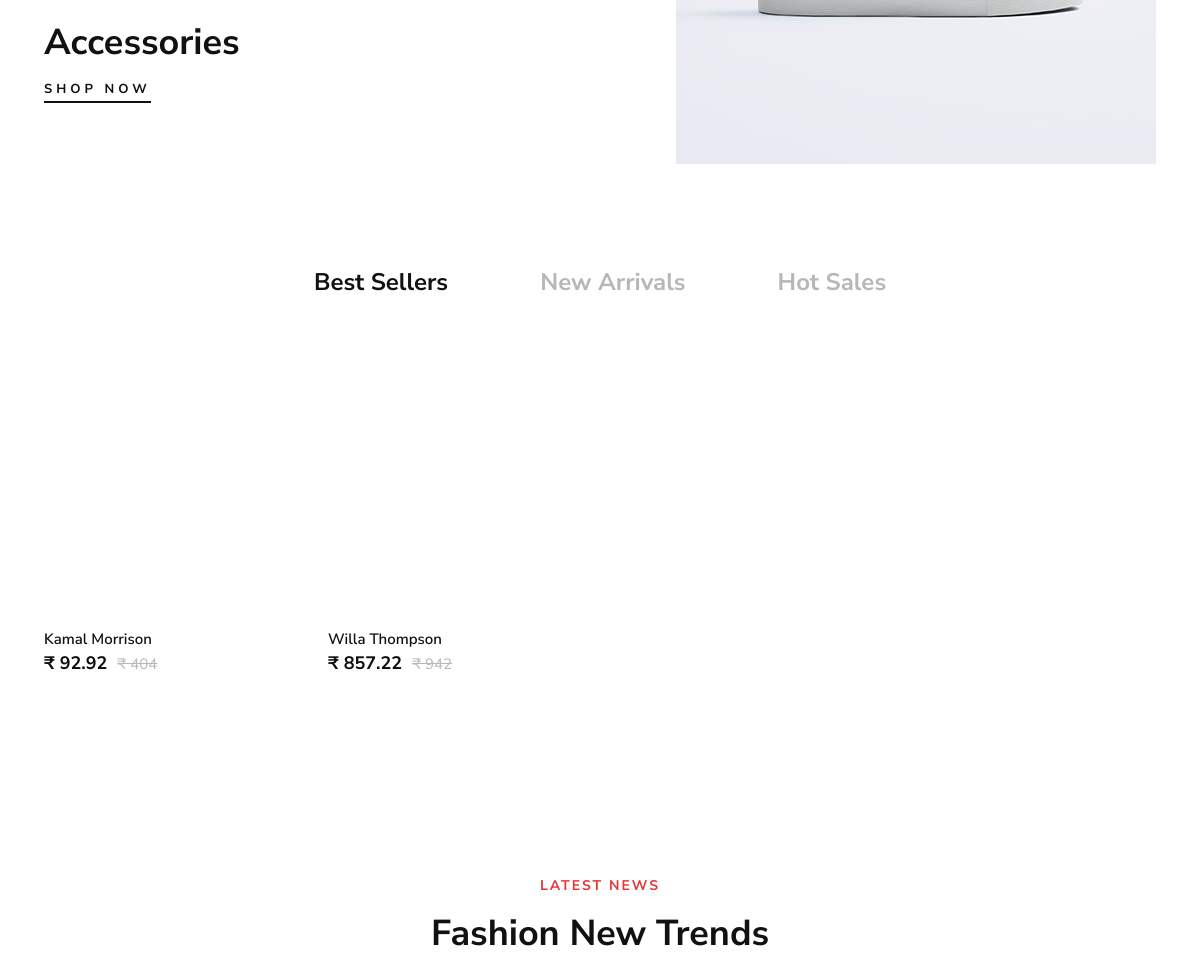
Before: / (middle part) with the older database file.
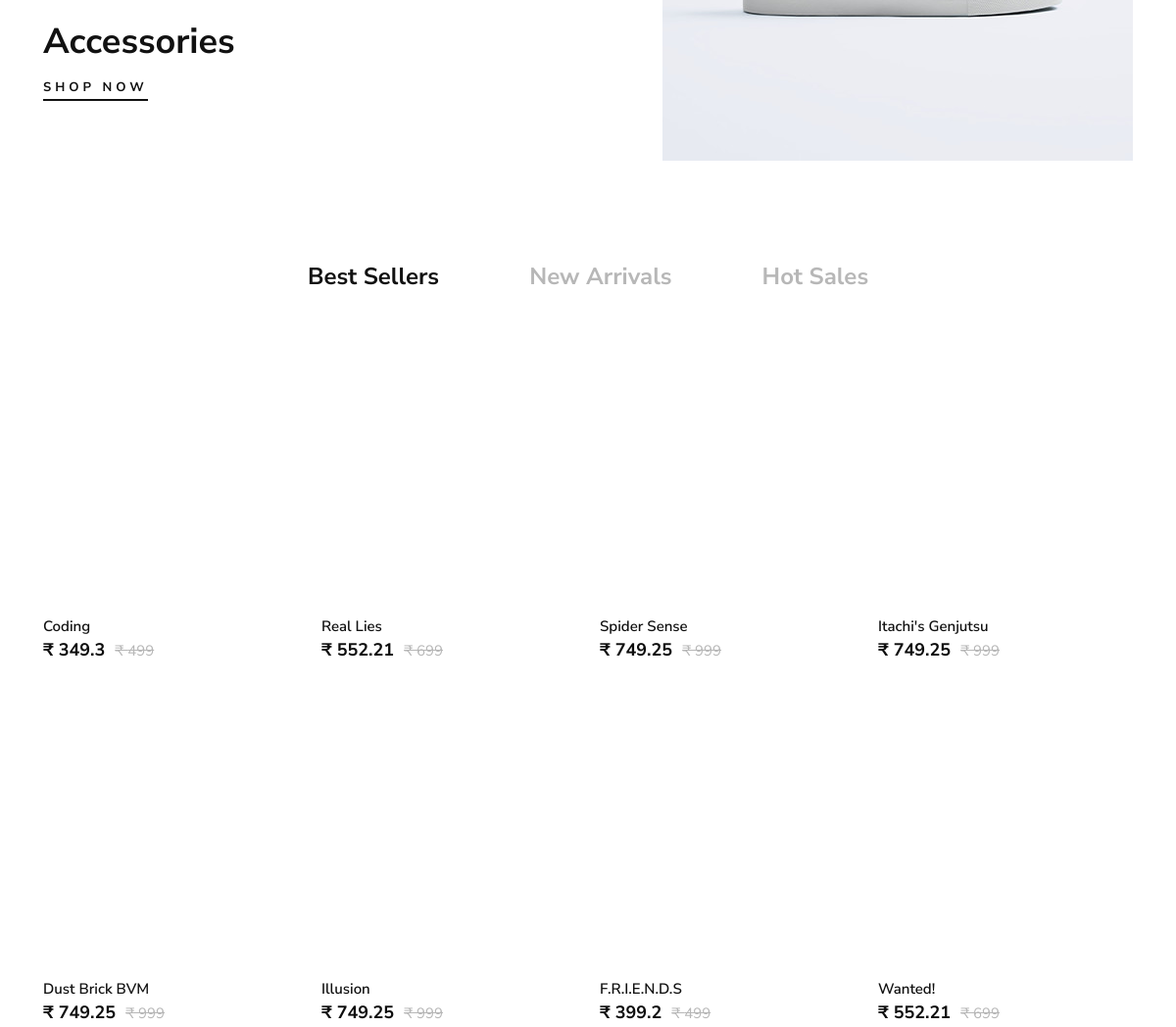
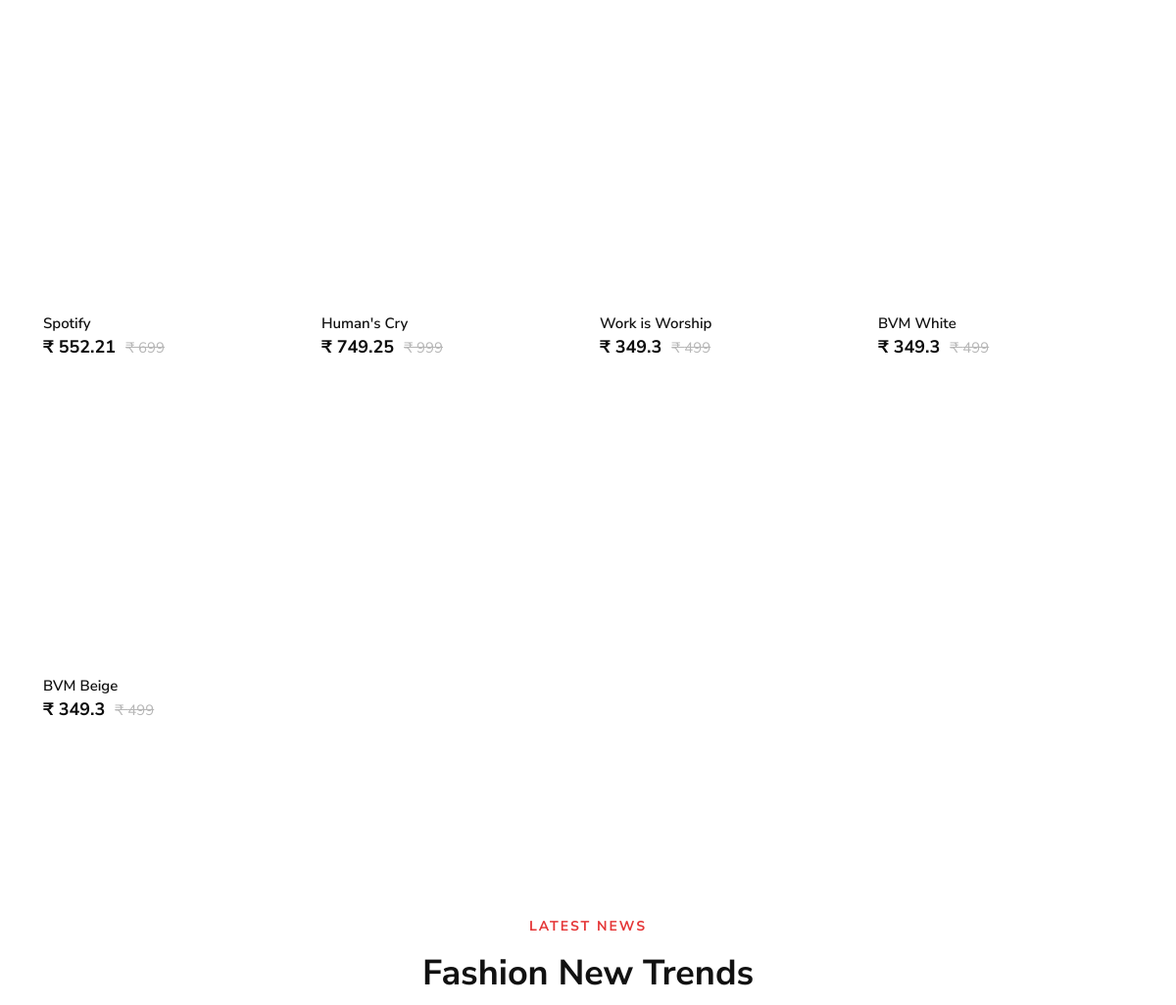
After: the same page with the newer database file (2 pictures, top to bottom).
### tables this page shows
CREATE TABLE IF NOT EXISTS `product` (
  `id` int(10) NOT NULL AUTO_INCREMENT,
  `name` varchar(255) NOT NULL,
  `price` int(20) NOT NULL,
  `quantity` int(20) NOT NULL,
  `description` text NOT NULL,
  `discount` int(3) NOT NULL,
  `cat_id` int(10) NOT NULL,
  `subcat_id` int(10) NOT NULL,
  PRIMARY KEY (`id`),
  KEY `FK_product_cat` (`cat_id`),
  KEY `FK_product_sub` (`subcat_id`)
);

### index.php (the view, shortened to what this page needs)
<?php include("components/header.php"); ?>
<section class="banner spad">
    <div class="container">
        <div class="row">
            <div class="col-lg-5">
                <div class="banner__item banner__item--middle">
                    <div class="banner__item__text">
                        <h2>Accessories</h2>
                        <a href="#">Shop now</a>
                    </div>
                </div>
            </div>
            <div class="col-lg-7">
                <div class="banner__item banner__item--last">
                    <div class="banner__item__pic">
                        <img src="img/banner/banner-3.jpg" alt="">
                    </div>
                </div>
            </div>
        </div>
    </div>
</section>
<section class="product spad">
    <div class="container">
        <div class="row">
            <div class="col-lg-12">
                <ul class="filter__controls">
                    <li class="active" data-filter="*">Best Sellers</li>
                    <li data-filter=".new-arrivals">New Arrivals</li>
                    <li data-filter=".hot-sales">Hot Sales</li>
                </ul>
            </div>
        </div>
        <div class="row">
            <?php
            $relateditemsql = 'SELECT * FROM product';
            $result = mysqli_query($conn, $relateditemsql);
            while ($relateditem = mysqli_fetch_assoc($result)) {
                ?>
                <div class="col-lg-3 col-md-6 col-sm-6">
                    <div class="product__item">
                        <a href="shop-details.php?product_id=<?php echo $relateditem['id']; ?>">
                            <div class="product__item__pic set-bg" data-setbg="global/assets/images/<?php
                            $sql = 'SELECT image FROM product_images WHERE product_id = "' . $relateditem['id'] . '" LIMIT 1';
                            $image = mysqli_fetch_assoc(mysqli_query($conn, $sql));
                            echo $image['image'];
                            ?>">
                            </div>
                        </a>
                        <div class="product__item__text">
                            <h6>
                                <?php echo $relateditem['name'] ?>
                            </h6>
                            <h5>₹
                                <?php $originalprice = $relateditem['price'];
                                $discountrate = $relateditem['discount'];
                                $discountprice = $originalprice * ($discountrate / 100);
                                $price = $originalprice - $discountprice;
                                echo $price;
                                ?><span>₹
                                    <?php echo $relateditem['price'] ?>
                                </span>
                            </h5>
                        </div>
                    </div>
                </div>
                <?php
            }
            ?>
        </div>
    </div>
</section>
<section class="latest spad">
    <div class="container">
        <div class="row">
            <div class="col-lg-12">
                <div class="section-title">
                    <span>Latest News</span>
                    <h2>Fashion New Trends</h2>
                </div>
            </div>
        </div>
    </div>
</section>
<?php include("components/footer.php"); ?>

### components/header.php (shortened to what this page needs)
<!DOCTYPE html>
<html lang="en">
<head>
    <link rel="stylesheet" href="https://cdnjs.cloudflare.com/ajax/libs/font-awesome/6.2.0/css/all.min.css"
 />
    <link href="https://cdn.jsdelivr.net/npm/bootstrap@5.3.0-alpha1/dist/css/bootstrap.min.css" rel="stylesheet"
>
    <link rel="stylesheet" href="css/elegant-icons.css" type="text/css">
    <link rel="stylesheet" href="css/magnific-popup.css" type="text/css">
    <link rel="stylesheet" href="css/nice-select.css" type="text/css">
    <link rel="stylesheet" href="css/owl.carousel.min.css" type="text/css">
    <link rel="stylesheet" href="css/slicknav.min.css" type="text/css">
    <link rel="stylesheet" href="css/style.css" type="text/css">
    <link rel="stylesheet" href="css/memento.css" type="text/css">
</head>
<body>

### components/footer.php (shortened to what this page needs)
</body>
</html>

### css/style.css (style rules this page uses)
html, body { height: 100%; font-family: "Nunito Sans", sans-serif; -webkit-font-smoothing: antialiased; }
h1, h2, h3, h4, h5, h6 { margin: 0; color: #111111; font-weight: 400; font-family: "Nunito Sans", sans-serif; }
h2 { font-size: 36px; }
h5 { font-size: 18px; }
h6 { font-size: 16px; }
img { max-width: 100%; }
a { text-decoration: none; }
ul, ol { padding: 0; margin: 0; }
.section-title { margin-bottom: 45px; text-align: center; }
.section-title span { color: #e53637; font-size: 14px; font-weight: 700; text-transform: uppercase; letter-spacing: 2px; margin-bottom: 15px; display: block; }
.section-title h2 { color: #111111; font-weight: 700; line-height: 46px; }
.set-bg { background-repeat: no-repeat; background-size: cover; background-position: top center; }
.spad { padding-top: 100px; padding-bottom: 100px; padding-inline: 2rem; }
.banner__item { position: relative; overflow: hidden; }
.banner__item.banner__item--middle { margin-top: -75px; }
.banner__item.banner__item--middle .banner__item__text { position: relative; top: 0; left: 0; max-width: 100%; padding-top: 22px; }
.banner__item.banner__item--last { margin-top: 100px; }
.banner__item__pic { float: right; }
.banner__item__text { max-width: 300px; position: absolute; left: 0; top: 140px; }
.banner__item__text h2 { color: #111111; font-weight: 700; line-height: 46px; margin-bottom: 10px; }
.banner__item__text a { display: inline-block; color: #111111; font-size: 13px; font-weight: 700; letter-spacing: 4px; text-transform: uppercase; padding: 3px 0; position: relative; }
.banner__item__text a:after { position: absolute; left: 0; bottom: 0; width: 100%; height: 2px; background: #111111; content: ""; -webkit-transition: all, 0.3s; -o-transition: all, 0.3s; transition: all, 0.3s; }
.product { padding-top: 0; padding-bottom: 60px; }
.filter__controls { text-align: center; margin-bottom: 45px; }
.filter__controls li { color: #b7b7b7; font-size: 24px; font-weight: 700; list-style: none; display: inline-block; margin-right: 88px; cursor: pointer; }
.filter__controls li:last-child { margin-right: 0; }
.filter__controls li.active { color: #111111; }
.product__item { overflow: hidden; margin-bottom: 40px; }
.product__item__pic { height: 260px; position: relative; background-position: center center; }
.product__item__text { padding-top: 25px; position: relative; }
.product__item__text h6 { color: #111111; font-size: 15px; font-weight: 600; margin-bottom: 5px; -webkit-transition: all, 0.3s; -o-transition: all, 0.3s; transition: all, 0.3s; }
.product__item__text h5 { color: #0d0d0d; font-weight: 700; }
.product__item__text h5 span { color: #b7b7b7; font-size: 15px; font-weight: 400; margin-left: 10px; text-decoration: line-through; }
.latest { padding-bottom: 55px; }
@media only screen and (min-width: 1200px) { .container { max-width: 1170px; } }

Changed rows visible on the page:
removed product: name "Kamal Morrison", price "92.92", price "404"
removed product: name "Willa Thompson", price "857.22", price "942"
added product: name "Coding", price "349.3", price "499"
added product: name "Real Lies", price "552.21", price "699"
added product: name "Spider Sense", price "749.25", price "999"
added product: name "Itachi's Genjutsu", price "749.25", price "999"
added product: name "Dust Brick BVM", price "749.25", price "999"
added product: name "Illusion", price "749.25", price "999"
added product: name "F.R.I.E.N.D.S", price "399.2", price "499"
added product: name "Wanted!", price "552.21", price "699"
added product: name "Spotify", price "552.21", price "699"
added product: name "Human's Cry", price "749.25", price "999"
added product: name "Work is Worship", price "349.3", price "499"
added product: name "BVM White", price "349.3", price "499"
added product: name "BVM Beige", price "349.3", price "499"
